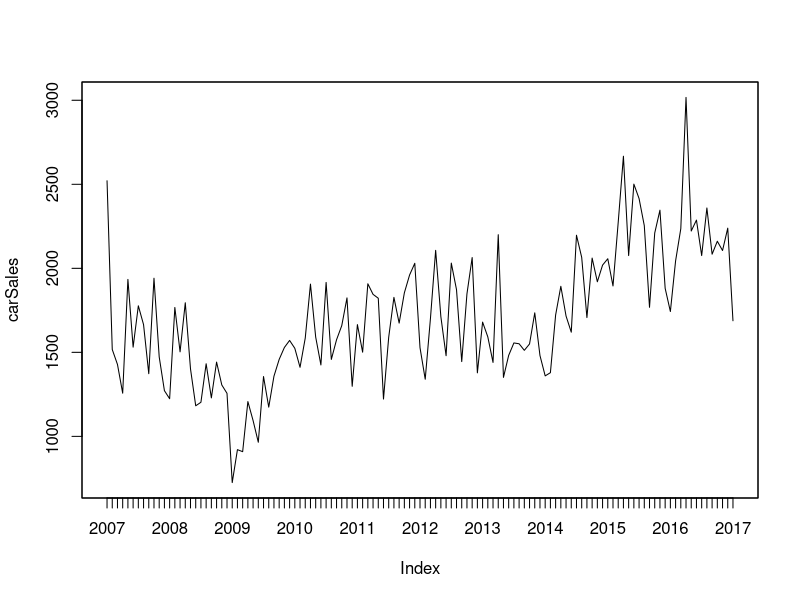
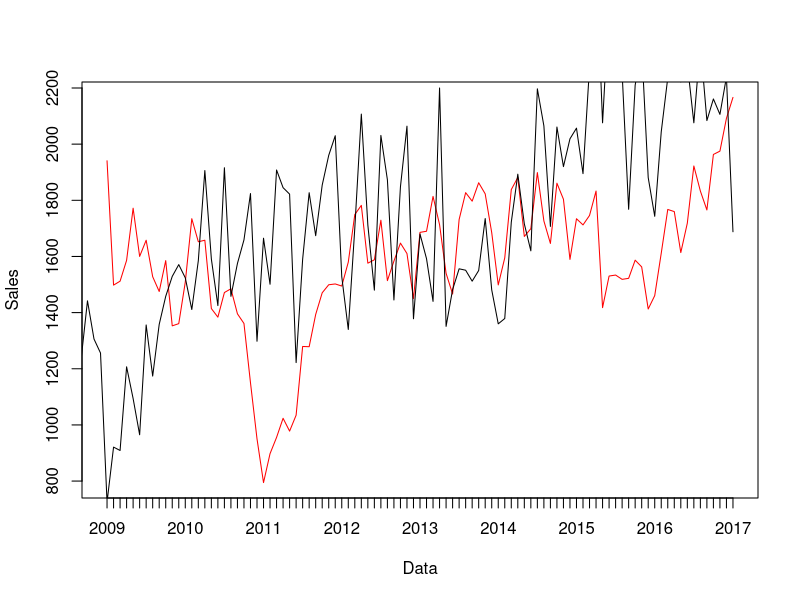
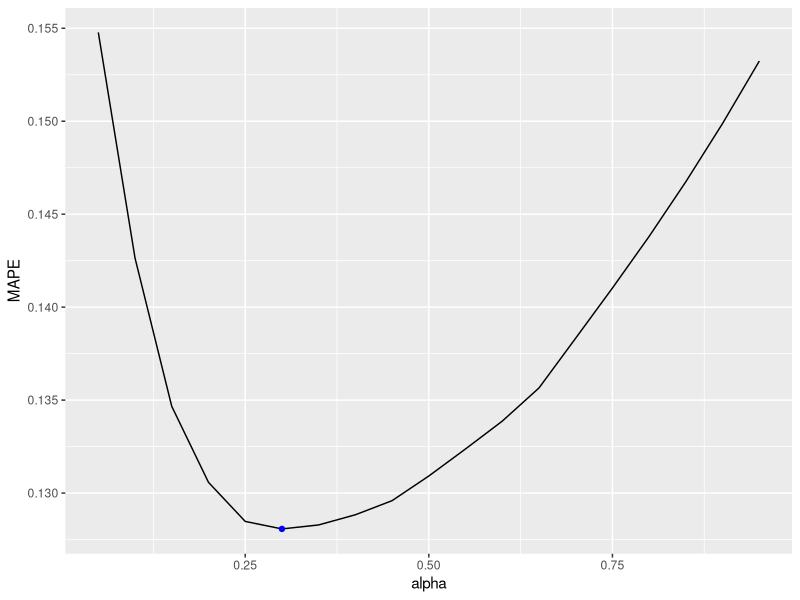
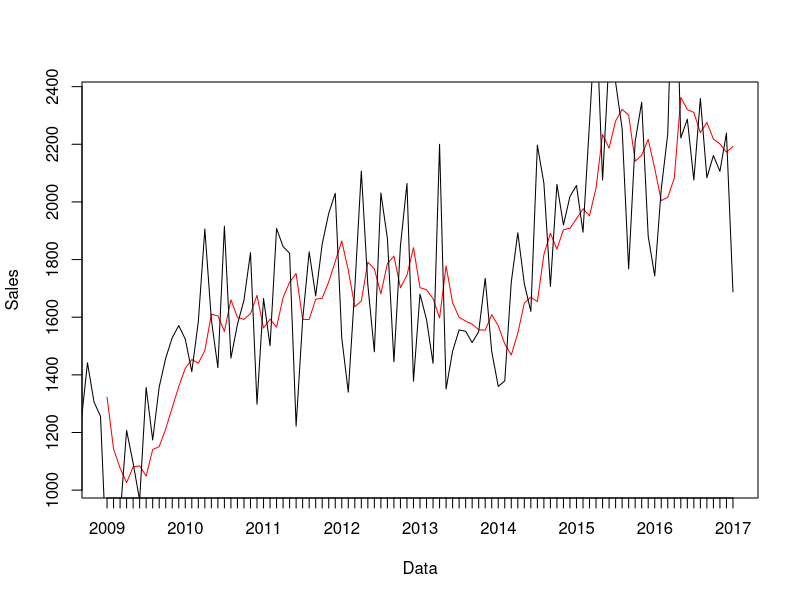
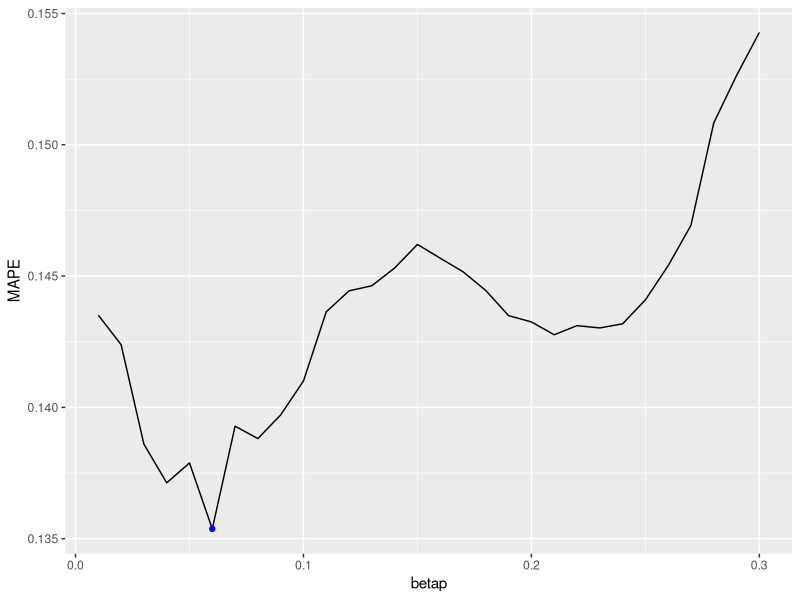
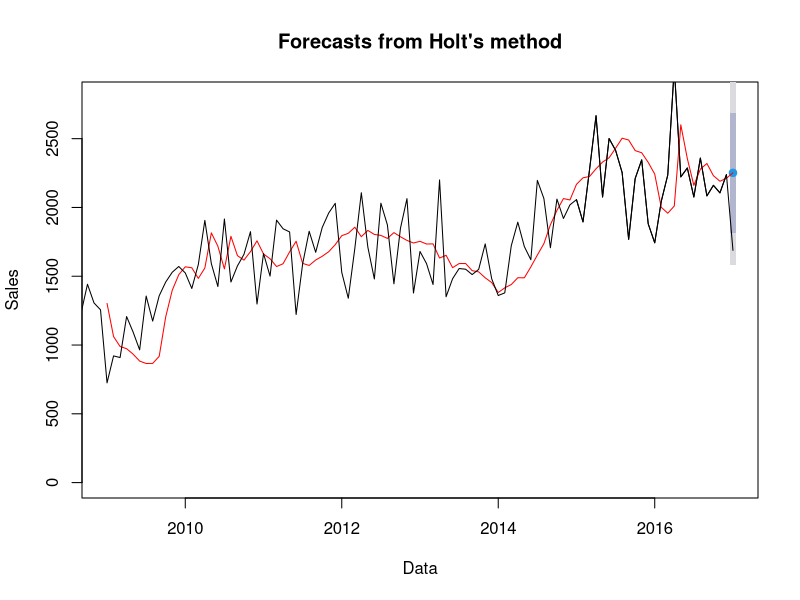
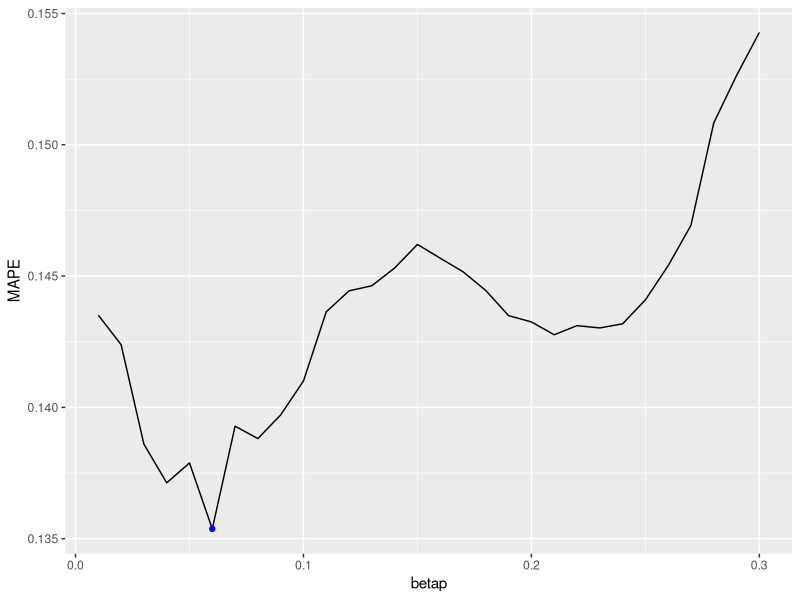
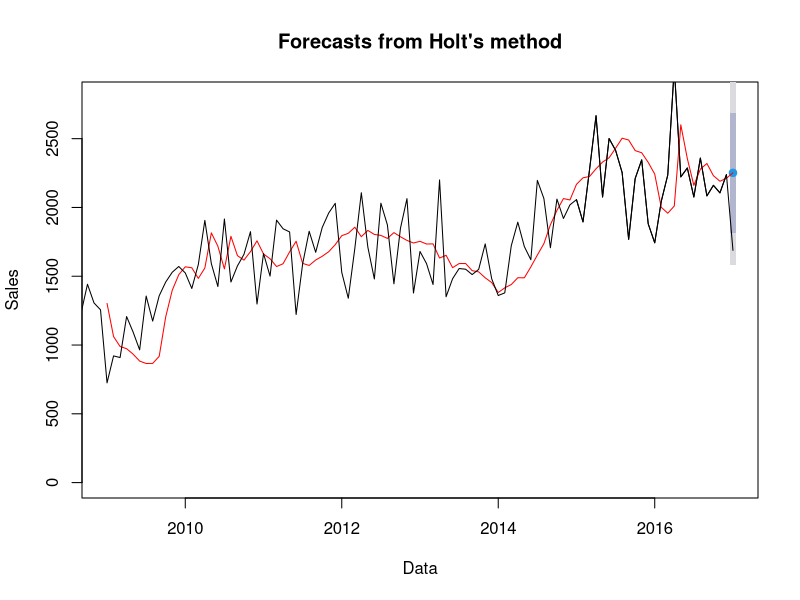

Write the R code that produced these figures, in order. (Note: a time limit stopped this script after it produced the figures.)
library(dplyr)
library(zoo)
library(forecast)
library(ggplot2)

data <- read.csv("norway_new_car_sales_by_make.csv")
car_brand <- "Volkswagen"
data <- data %>% dplyr::filter(data$Make == car_brand)

carSales <- zooreg(data$Quantity, frequency =  12, start = c(2007, 1))
plot(carSales)

ModelMAPE <- NA
trainSales <- vector("list", 96)
testSales <- NA
startDate <- as.yearmon("2007-01-01")
endDate <- as.yearmon("2008-12-01")
finalDate <- as.yearmon("2017-01-01")
i <- 1
while(endDate < finalDate){
  trainSales[[i]] <- window(carSales, start = startDate, end=endDate)
  startDate <- startDate + 1/12
  endDate <- endDate + 1/12
  testSales[i] <- window(carSales, start = endDate, end = endDate)
  i <- i +1
}


#polynomial tendency
t <- rep(1:length(trainSales[[1]]))
predictions1 <- NA
predictions2 <- NA
predictions3 <- NA
for(n in seq_along(trainSales)){
  fit1 <- lm(trainSales[[n]]~t)
  fit2 <- lm(trainSales[[n]]~poly(t,2))
  fit3 <- lm(trainSales[[n]]~poly(t,3))
  predictions1[n] <- predict(fit1)[1]
  predictions2[n] <- predict(fit2)[1]
  predictions3[n] <- predict(fit3)[1]
}

MAPE <- mean(abs((testSales-predictions1)/testSales))
ModelMAPE["Poly1T"] <- MAPE
MAPE <- mean(abs((testSales-predictions2)/testSales))
ModelMAPE["Poly2T"] <- MAPE
MAPE <- mean(abs((testSales-predictions3)/testSales))
ModelMAPE["Poly3T"] <- MAPE

# visualization of fitted model
predictions <- NA
for(i in seq_along(trainSales)){
  fit <- lm(trainSales[[i]]~poly(t, 3))
  predictions[i] <- predict(fit)[1]
}
plot(x = index(carSales)[(121-96):121], y = predictions, type = 'l', 
     col = 'red', xlab =  "Data", ylab = "Sales")
lines(carSales)

### DUMMY SAZONAL
Q <- factor(rep(1:12, length.out = 121))
predictions <- NA
for(n in seq_along(trainSales)){
  Qn <- Q[n:(n+23)]
  fit <- lm(trainSales[[n]]~Qn+poly(t,3))
  predictions[n] <- predict(fit)[1]
}
MAPE <- mean(abs((testSales-predictions)/testSales))
ModelMAPE["SazonalDummy"] <- MAPE


#SIMPLE EXPONENTIAL SMOOTHING
#TUNNING ALPHA PARAMETER
alpha <- seq(0.05, 0.95, by = .05)
MAPE <- NA
for(i in seq_along(alpha)){
  predictions <- NA
  print(i)
  for(j in seq_along(trainSales)){
    fit <- ses(trainSales[[j]], alpha = alpha[i], h = 1)
    predictions[j] <- fit$mean[1]
  }
  MAPE[i] <- mean(abs((testSales-predictions)/testSales))
}

alpha.err <- data_frame(alpha, MAPE)
alpha.min <- filter(alpha.err, MAPE == min(MAPE))
ModelMAPE["ses"] <- alpha.min$MAPE
ggplot() +
  geom_line(data = alpha.err, aes(x = alpha, y = MAPE)) +
  geom_point(data = alpha.min, aes(x = alpha, y = MAPE), color = 'blue')

# visualization of fitted model
predictions <- NA
for(i in seq_along(trainSales)){
  fit <- ses(trainSales[[i]], alpha = 0.3, h = 1)
  predictions[i] <- fit$mean[1]
}
plot(x = index(carSales)[(121-96):121], y = predictions, type = 'l', 
     col = 'red', xlab =  "Data", ylab = "Sales")
lines(carSales)

#HOLT'S METHOD
#TUNNING ALPHA AND BETA PARAMETER
betap <- seq(0.01, 0.3, by = 0.01)
MAPE <- NA
for(k in seq_along(betap)){
  predictions <- NA
  for(j in seq_along(trainSales)){
    fit <- holt(trainSales[[j]], beta = betap[k], h = 1)
    predictions[j] <- fit$mean[1]
  }
  MAPE[k] <- mean(abs((testSales-predictions)/testSales))   
}

beta.err <- data_frame(betap, MAPE)
beta.min <- filter(beta.err, MAPE == min(MAPE))
ModelMAPE["HoltAdd"] <- beta.min$MAPE

ggplot() +
  geom_line(data = beta.err, aes(x = betap, y = MAPE)) +
  geom_point(data = beta.min, aes(x = betap, y = MAPE), color = 'blue')

# visualization of fitted model
predictions <- NA
for(i in seq_along(trainSales)){
  fit <- holt(trainSales[[i]], beta = 0.06, h = 1)
  predictions[i] <- fit$mean[1]
}
plot(fit, xlim = c(as.yearmon("2009-01-01"), finalDate), ylim = c(0, 2800),
    xlab = "Data", ylab = "Sales")
lines(x = index(carSales)[(121-96):121], y = predictions, type = 'l', 
     col = 'red')
lines(carSales)

#MULTIPLICATIVE METHOD
betap <- seq(0.01, 0.3, by = 0.01)
MAPE <- NA
for(k in seq_along(betap)){
  predictions <- NA
  for(j in seq_along(trainSales)){
    fit <- holt(trainSales[[j]], beta = betap[k], h = 1, type = 'multiplicative')
    predictions[j] <- fit$mean[1]
  }
  MAPE[k] <- mean(abs((testSales-predictions)/testSales))   
}

beta.err <- data_frame(betap, MAPE)
beta.min <- filter(beta.err, MAPE == min(MAPE))
ModelMAPE["HoltMult"] <- beta.min$MAPE

ggplot() +
  geom_line(data = beta.err, aes(x = betap, y = MAPE)) +
  geom_point(data = beta.min, aes(x = betap, y = MAPE), color = 'blue')

# visualization of fitted model
predictions <- NA
for(i in seq_along(trainSales)){
  fit <- holt(trainSales[[i]], beta = 0.06, h = 1)
  predictions[i] <- fit$mean[1]
}
plot(fit, xlim = c(as.yearmon("2009-01-01"), endDate), 
     xlab = "Data", ylab = "Sales", ylim = c(0, 2800))
lines(x = index(carSales)[(121-96):121], y = predictions, type = 'l', col = 'red')
lines(carSales)

#HOLTWINTER METHOD
autoModel <- HoltWinters(carSales)
print(autoModel)
plot(forecast(autoModel))

hwalpha <- seq(0.2, 0.5, length.out = 8)
hwbeta <- seq(0.001, 0.034, length.out = 8)
hwgamma <- seq(0.01, 0.5, length.out = 8)

MAPE <- array(dim = c(8, 8, 8))
for(i in seq_along(hwalpha)){
  for(j in seq_along(hwbeta)){
    for(k in seq_along(hwgamma)){
      print(c(i, j, k))
      predictions <- NA
      for(n in seq_along(trainSales)){
        fit <- HoltWinters(trainSales[[n]], alpha = hwalpha[i], 
                           beta = hwbeta[j], gamma = hwgamma[k])
        predictions[n] <- predict(fit, n.ahead = 1)[1]
      }
      MAPE[i,j,k] <- mean(abs((testSales-predictions)/testSales))
    }
  }
}

MAPEmin <- 10000
bestParams <- NA
for(i in seq_along(hwalpha)){
  for(j in seq_along(hwbeta)){
    for(k in seq_along(hwgamma)){
      if(MAPEmin > MAPE[i, j, k]){
        MAPEmin <- MAPE[i, j, k]
        bestParams <- c(hwalpha[i], hwbeta[j], hwgamma[k])
      }
    }
  }
}

#estimated values for final model
# visualization of fitted model
predictions <- NA
for(i in seq_along(trainSales)){
  fit <- HoltWinters(trainSales[[i]], alpha = bestParams[1], 
                     beta = bestParams[2], gamma = bestParams[3])
  predictions[i] <- predict(fit, n.ahead = 1)[1]
}

plot(forecast(fit), xlim = c(as.yearmon("2009-01-01"), endDate + 1/4), 
     xlab = "Data", ylab = "Sales", ylim = c(0, 2800))
lines(x = index(carSales)[(121-96):121], y = predictions, type = 'l', col = 'red')
lines(carSales)
